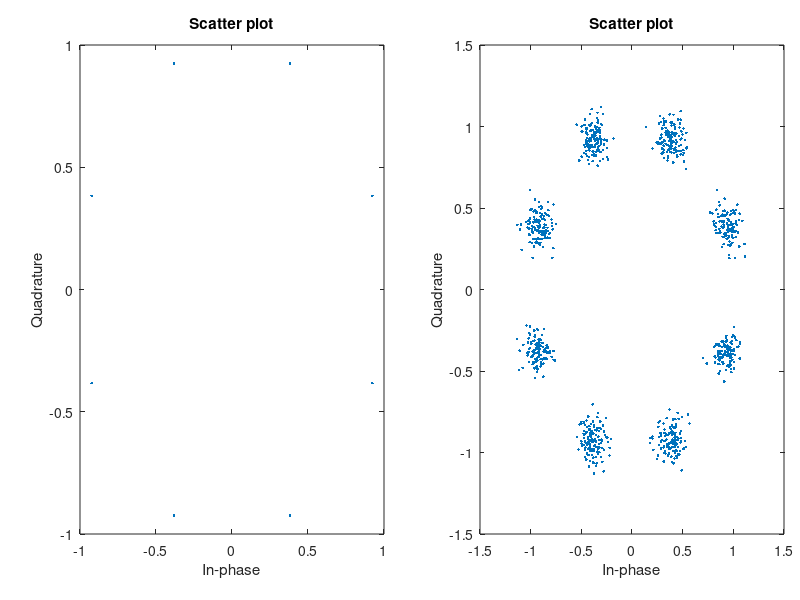

Source code (MATLAB): (Note: this script raises an error after producing the figure.)
clear all
close all
clc

% -> Gere a forma de onda a ser transmitida usando 8PSK e 16QAM, 
% com e sem portadora (ou seja, em banda passante e em banda base).
% -> Mostre a constelação das modulações e o sinal no domínio do tempo 
% (alguns recortes são suficientes neste caso) com e sem ruído adicionado.
% -> Mostre também o sinal em banda base e banda passante no domínio da frequência. 
% Use pulsos de formatação de espectro (sinc ou raiz de cosseno levantado) e ao menos 1000 bits.
% -> Utilize uma frequência de portadora suficiente para afastar bem o 
% espectro do sinal em banda passante do eixo da frequência zero.

% 8-PSK
M = 8;
data = randi([0 M-1],1000,1);
txSig = pskmod(data,M,pi/M);
rxSig = awgn(txSig,20);
% cd = comm.ConstellationDiagram('ShowReferenceConstellation',false);
% cd(txSig)

% figure where two scatterplots will end up:
f = figure('Color',[0 0 0]);
scatter_fig = scatterplot(txSig); % create scatterplot
copyobj(get(scatter_fig,'Children'),f); % copy everything from scatterplot figure to f
delete(scatter_fig); % delete scatterplot figure
scatter_fig = scatterplot(rxSig); % create scatterplot
copyobj(get(scatter_fig,'Children'),f); % copy everything from scatterplot figure to f
delete(scatter_fig); % delete scatterplot figure
% re-position the two axes in figure f:
ax = findall(f,'Type','axes');
set(ax(2),'Position',[0.1 0.11 0.38 0.815]);
set(ax(1),'Position',[0.6 0.11 0.38 0.815]);

%%%%%%%%%%%%%%%%%%%%%%%%%%%%%%%%%%%%%%%%%%%%%%%%%%

% 16-QAM
M = 16;      % Modulation order (alphabet size or number of points in signal constellation)
k = log2(M);
data = randi([0 1],1000*k,1);
txSig = qammod(data,M,'InputType','bit','UnitAveragePower',true);
rxSig = awgn(txSig,25);
% cd2 = comm.ConstellationDiagram('ShowReferenceConstellation',false);
% cd2(txSig)

% figure where two scatterplots will end up:
f1 = figure('Color',[0 0 0]);
scatter_fig = scatterplot(txSig); % create scatterplot
copyobj(get(scatter_fig,'Children'),f1); % copy everything from scatterplot figure to f
delete(scatter_fig); % delete scatterplot figure
scatter_fig = scatterplot(rxSig); % create scatterplot
copyobj(get(scatter_fig,'Children'),f1); % copy everything from scatterplot figure to f
delete(scatter_fig); % delete scatterplot figure
% re-position the two axes in figure f:
ax = findall(f1,'Type','axes');
set(ax(2),'Position',[0.1 0.11 0.38 0.815]);
set(ax(1),'Position',[0.6 0.11 0.38 0.815]);

%%%%%%%%%%%%%%%%%%%%%%%%%%%%%%%%%%%%%%%%%%%%%%%%%%

figure(3)
xi = sinc(1e6);
xq = -3*sinc(1e6);
A = sqrt(xi^2+xq^2);
theta = atan(xq/xi); % tangente inversa
fc = 1e7;
BB = A*cos(2*pi*fc+theta);
x = linspace(-15,15);
plot(x,BB)
BP = cos(x);

plot(x,BB,x,BP)
legend('Sinal BB','Sinal BP')
xlabel('Frequência (Hz)') 
ylabel('y(dB)') 


% 16-QAM
% M = 16;
% x = (0:M-1)';
% y = qammod(x,M);
% scatterplot(y)

